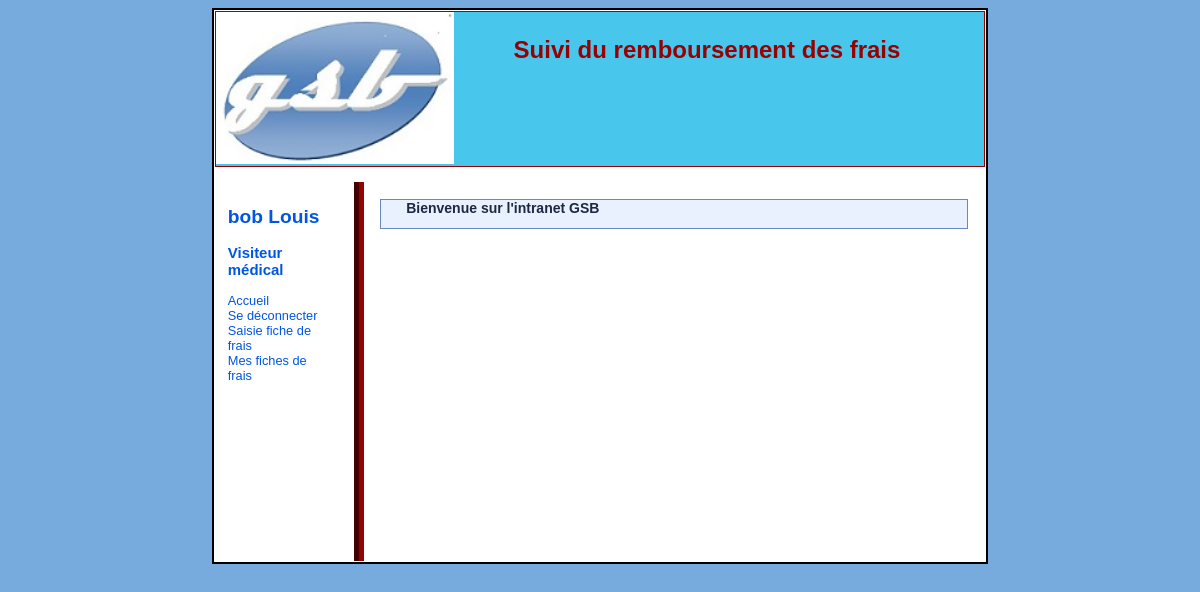
Before: /cAccueil.php (signed in) with the older database file.
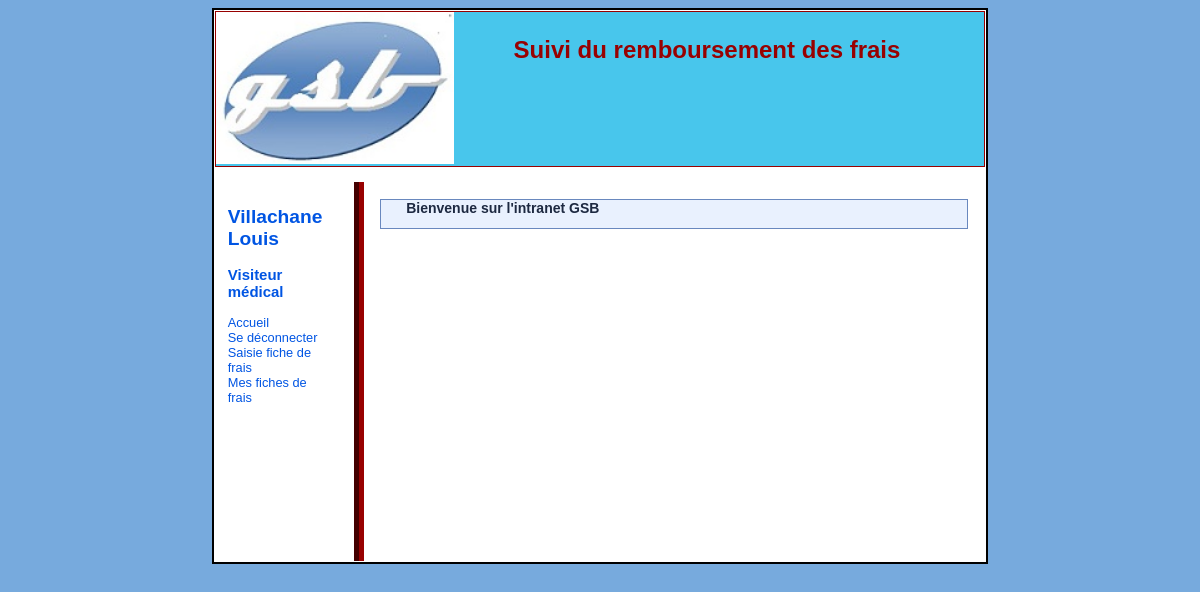
After: the same page with the newer database file.
### tables this page shows
CREATE TABLE IF NOT EXISTS `visiteur` (
  `id` char(4) NOT NULL,
  `nom` char(30) DEFAULT NULL,
  `prenom` char(30) DEFAULT NULL,
  `login` char(20) DEFAULT NULL,
  `mdp` char(20) DEFAULT NULL,
  `adresse` char(30) DEFAULT NULL,
  `cp` char(5) DEFAULT NULL,
  `ville` char(30) DEFAULT NULL,
  `dateEmbauche` date DEFAULT NULL,
  `Niveau` int(15) NOT NULL,
  PRIMARY KEY (`id`)
);

### include/_gestionSession.lib.php (called while the page is built, shortened)
<?php
function obtenirIdUserConnecte() {
    $ident="";
    if ( isset($_SESSION["loginUser"]) ) {
        $ident = (isset($_SESSION["idUser"])) ? $_SESSION["idUser"] : '';
    }
    return $ident ;
}
function estVisiteurConnecte() {
    return isset($_SESSION["loginUser"]);
}
?>

### include/_bdGestionDonnees.lib.php (called while the page is built, shortened)
<?php
function filtrerChainePourBD($str) {
    if ( ! get_magic_quotes_gpc() ) {
        $str = mysql_real_escape_string($str);
    }
    return $str;
}
function obtenirDetailVisiteur($idCnx, $unId) {
    $requete = "select id, nom, prenom from visiteur where id='" . $unId . "'";
    $idJeuRes = mysql_query($requete, $idCnx);
    $ligne = false;
    if ( $idJeuRes ) {
        $ligne = mysql_fetch_assoc($idJeuRes);
    }
    return $ligne ;
}
?>

### include/_sommaire.inc.php (the view, shortened to what this page needs)
    <div id="menuGauche">
     <div id="infosUtil">
    <?php
      if (estVisiteurConnecte() ) {
          $idUser = obtenirIdUserConnecte() ;
          $lgUser = obtenirDetailVisiteur($idConnexion, $idUser);
          $nom = $lgUser['nom'];
          $prenom = $lgUser['prenom'];
    ?>
        <h2>
    <?php
            echo $nom . " " . $prenom ;
    ?>
        </h2>
        <h3>Visiteur médical</h3>
    <?php
       }
    ?>
      </div>
<?php
  if (estVisiteurConnecte() ) {
?>
        <ul id="menuList">
           <li class="smenu">
              <a href="cAccueil.php" title="Page d'accueil">Accueil</a>
           </li>
           <li class="smenu">
              <a href="cSeDeconnecter.php" title="Se déconnecter">Se déconnecter</a>
           </li>
           <li class="smenu">
              <a href="cSaisieFicheFrais.php" title="Saisie fiche de frais du mois courant">Saisie fiche de frais</a>
           </li>
           <li class="smenu">
              <a href="cConsultFichesFrais.php" title="Consultation de mes fiches de frais">Mes fiches de frais</a>
           </li>
         </ul>
        <?php
  }
        ?>
    </div>

### cAccueil.php (shortened to what this page needs)
<?php
$repInclude = './include/';
require($repInclude . "_init.inc.php");
require($repInclude . "_sommaire.inc.php");
?>
<div id="contenu">
	<h2>Bienvenue sur l'intranet GSB</h2>
</div>

### styles/styles.css (style rules this page uses)
body { background-color: #77AADD; background-image: url(imgs/FONDGLOBAL.jpg); background-repeat: repeat-x; margin:0% 0%; padding : 0.6em; font-family:"Trebuchet MS",Verdana,Geneva,Arial,Helvetica,sans-serif; font-size:0.8em; }
#page { background-color:white; width : 65%; margin : auto ; border : 0.2em solid black; padding : 0.1em; }
#entete { background-color:rgb(72,198,236); color : #980101; border: solid 0.1em #980101; height: 154px; padding: 0em; border-collapse: separate; }
#menuGauche { margin-top : 0.8em; padding: 1em; background-color: white; color: rgb(0,85,227); float: left; width: 14%; }
#contenu { border: none; padding: 1.3em; background-color: white; border-left : groove 0.8em #980101; margin-top : 1.2em; margin-left: 18%; min-height:27em; height:27em; }
html>body #contenu { height:auto; }
ul#menuList { list-style:none; margin:0px; padding:0px; width:98%; font-size: 1em; }
ul#menuList li { position:relative; margin:0px; padding:0px; }
ul#menuList a { color:rgb(0,85,227); display:block; text-decoration:none; width:100%; }
#entete #logoGSB { float : left; width : 238px; height : 152px; }
#entete h1 { margin : 1em; margin-left:6em; font-size : x-large; text-align:center; }
#contenu h2 { font-size : large; text-align:left; margin:0; margin-bottom:0.5em; }
#contenu h2 { font-family: Verdana, Arial, Helvetica, sans-serif; font-size: 14px; font-weight: bold; color: #1D2941; text-decoration: none; border : 1px solid #6988BE; padding-left: 25px; background-color: #E9F1FE; height : 28px; }

Changed rows visible on the page:
changed visiteur "Louis": nom "bob" → "Villachane"
